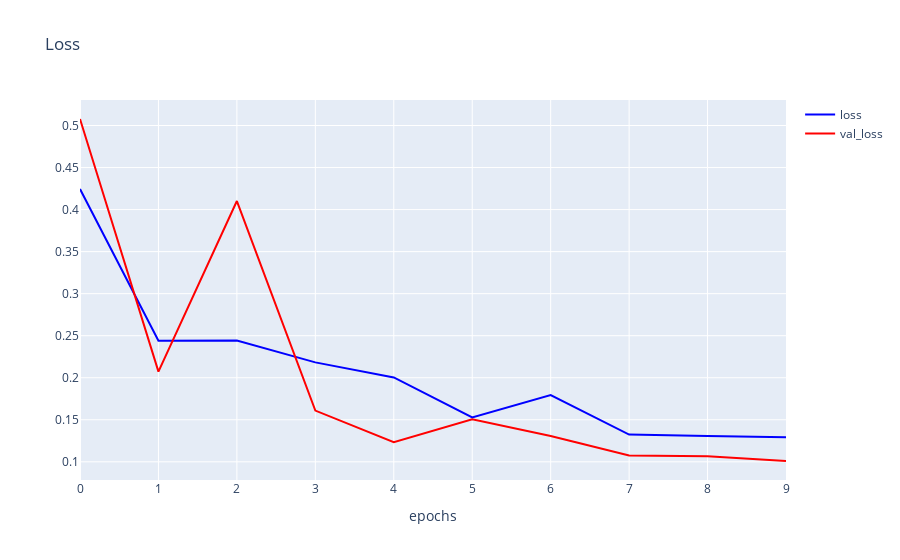

Notebook source saved alongside this figure:
### Code cell
h1 = go.Scatter(y=history.history['loss'],
                    mode="lines",
                    line=dict(
                        width=2,
                        color='blue'),
                        name="loss"
                   )
h2 = go.Scatter(y=history.history['val_loss'],
                    mode="lines",
                    line=dict(
                        width=2,
                        color='red'),
                        name="val_loss"
                   )

data = [h1,h2]
layout1 = go.Layout(title='Loss',
                   xaxis=dict(title='epochs'),
                   yaxis=dict(title=''))
fig1 = go.Figure(data, layout=layout1)
plotly.offline.iplot(fig1)

### Figure 1 — Plotly figure (JSON) as saved in the notebook; plotly's stock layout.template omitted (floating-point values rounded to 4 significant figures)
{"data": [{"line": {"color": "blue", "width": 2}, "mode": "lines", "name": "loss", "type": "scatter", "y": [0.4244, 0.2441, 0.2443, 0.2182, 0.2004, 0.1529, 0.1795, 0.1324, 0.1308, 0.1291]}, {"line": {"color": "red", "width": 2}, "mode": "lines", "name": "val_loss", "type": "scatter", "y": [0.5077, 0.2072, 0.4102, 0.1609, 0.1232, 0.1505, 0.1306, 0.1074, 0.1066, 0.101]}], "layout": {"title": {"text": "Loss"}, "xaxis": {"title": {"text": "epochs"}}, "yaxis": {"title": {"text": ""}}}}
